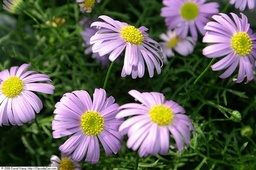
#> input picture color-quantization/code/Brachyscome_iberidifolia_Toucan_Tango_2zz.jpg, 256 x 170 px, shrunk from 1000 x 665 before the run, found by its file name
$ jupyter execute --allow-errors color-quantization.ipynb
#> lines starting #> are read from the running program, lines starting #| are printed output that depends on the picture
[cell 1]
import requests
from PIL import Image
from io import BytesIO
import numpy as np

url = 'https://upload.wikimedia.org/wikipedia/commons/f/f2/Brachyscome_iberidifolia_Toucan_Tango_2zz.jpg'

# Wikimedia access requires a user agent
headers = {
    'User-Agent': 'DataDiary/0.1 (jared@datadiary.dev)'
}
response = requests.get(url, headers=headers)
image = Image.open(BytesIO(response.content))
#> image is the input picture: PIL image 256x170 RGB; mean R, G, B 99.6, 99.3, 87.3
image = image.convert('RGB')

image_array = np.array(image)
height = image_array.shape[0]
#> height = 170
width = image_array.shape[1]
#> width = 256
image_array_flat = image_array.flatten().reshape((
    height * width,
    3
))

view = image_array_flat.view((
    np.void,
    image_array_flat.dtype.itemsize * image_array_flat.shape[1]
))
num_colors = len(np.unique(view))
#> num_colors = 26073

print(image_array_flat.shape, num_colors)
#| (43520, 3) 26073

[cell 2]
image_array_flat.dtype

[cell 3]
def KMeans(X, n_clusters, max_iter=100, tol=1e-4):
    # initialize centroids at positions of random pixels
#> called with X = array of shape (43520, 3), n_clusters = 3, max_iter = 100, tol = 0.0001
    centroids = X[np.random.choice(X.shape[0], n_clusters, replace=False)]
#> centroids = [[216, 164, 236], [194, 165, 211], [72, 112, 41]]

    for _ in range(max_iter):
        # assign each pixel to the nearest centroid
        distances = np.linalg.norm(X[:, np.newaxis] - centroids, axis=2)
        labels = np.argmin(distances, axis=1)

        # update each centroid to the mean of assigned pixels
        new_centroids = np.array([X[labels == k].mean(axis=0) for k in range(n_clusters)])

        # check for convergence
        if np.all(np.linalg.norm(new_centroids - centroids, axis=1) < tol):
            break

        centroids = new_centroids

    return centroids, labels

n_clusters = 3
centroids, labels = KMeans(image_array_flat, n_clusters)
#> centroids = [[29.22, 48.77, 18.15], [214.5, 180.8, 220.6], [138.9, 128.7, 101.8]]
centroids = np.round(centroids)
#> centroids = [[29, 49, 18], [214, 181, 221], [139, 129, 102]]

# replace pixels with representative centroids
quantized_image_array_flat = centroids[labels]

quantized_image_array = quantized_image_array_flat.reshape(image_array.shape)
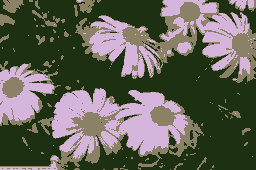
#> quantized_image_array: shape (170, 256, 3) float64; mean R, G, B 99.4, 99.6, 87.3
quantized_image = Image.fromarray(quantized_image_array.astype('uint8'), 'RGB')

quantized_image.save('Brachyscome_iberidifolia_Toucan_Tango_2zz_KMEANS3.png', 'PNG')
quantized_image.show()

[cell 4]
import plotly.graph_objects as go

# sample 10k pixels to appear in the visual
image_array_flat_sample = image_array_flat[np.random.choice(image_array_flat.shape[0], 10_000, replace=False)]

# plot pixels
fig = go.Figure(data=[go.Scatter3d(
    x=image_array_flat_sample[:, 0],
    y=image_array_flat_sample[:, 1],
    z=image_array_flat_sample[:, 2],
    mode='markers',
    marker=dict(
        size=1.5,
        color=[f'rgb({pixel[0]}, {pixel[1]}, {pixel[2]})' for pixel in image_array_flat_sample],
        opacity=1.0,
        line=dict(width=0)
    ),
    hovertemplate = '<b>R</b>: %{x}<br><b>G</b>: %{y}<br><b>B</b>: %{z}<extra></extra>',
    showlegend=True,
    name='pixels'
)])

# plot centroids
fig.add_trace(go.Scatter3d(
    x=centroids[:, 0],
    y=centroids[:, 1],
    z=centroids[:, 2],
    mode='markers',
    marker=dict(
        size=8,
        color=[f'rgb({centroid[0]}, {centroid[1]}, {centroid[2]})' for centroid in centroids],
        opacity=1.0,
        symbol='x',
        line=dict(width=0)
    ),
    hovertemplate = '<b>R</b>: %{x}<br><b>G</b>: %{y}<br><b>B</b>: %{z}<extra></extra>',
    showlegend=True,
    name='centroids'
))

fig.update_layout(
    uirevision='constant',
    scene=dict(
        xaxis=dict(title='R', showspikes=False, range=[0, 255]),
        yaxis=dict(title='G', showspikes=False, range=[0, 255]),
        zaxis=dict(title='B', showspikes=False, range=[0, 255])
    ),
    scene_aspectmode='manual',
    scene_aspectratio=dict(x=1, y=1, z=1)
)

fig.show()

#> (the rest of this cell did not finish here and is left out)

[cell 5]
n_clusters = 10
centroids, labels = KMeans(image_array_flat, n_clusters)
#> centroids = [[212.2, 196, 110.7], [43.51, 67.55, 27.3], [211.2, 172.5, 221.9], [89.18, 80.76, 92.18], [136.7, 114.5, 144], [198.5, 191.4, 26.81], [12.86, 29.59, 6.47], [245.5, 215.7, 247], [101.6, 121.1, 49.26], [174.4, 141.9, 188.3]]
centroids = np.round(centroids)
#> centroids = [[212, 196, 111], [44, 68, 27], [211, 173, 222], [89, 81, 92], [137, 115, 144], [199, 191, 27], [13, 30, 6], [245, 216, 247], [102, 121, 49], [174, 142, 188]]

# replace pixels with representative centroids
quantized_image_array_flat = centroids[labels]

quantized_image_array = quantized_image_array_flat.reshape(image_array.shape)
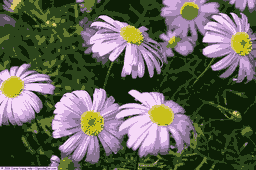
#> quantized_image_array: shape (170, 256, 3) float64; mean R, G, B 99.7, 99.6, 87
quantized_image = Image.fromarray(quantized_image_array.astype('uint8'), 'RGB')

quantized_image.save('Brachyscome_iberidifolia_Toucan_Tango_2zz_KMEANS10.png', 'PNG')
quantized_image.show()
